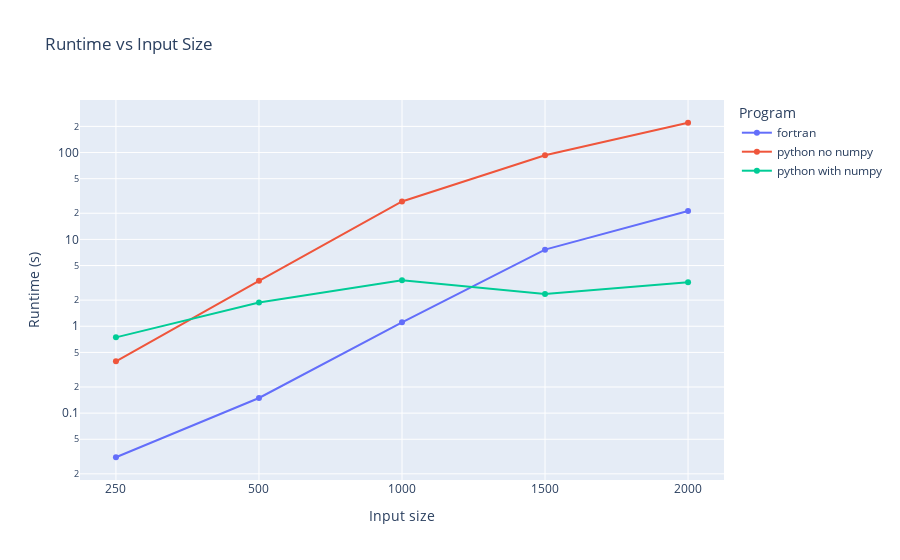

Notebook code cell kept with this figure:
### Code cell
plot_runtimes(results).show()

### Figure 1 — Plotly figure (JSON) as saved in the notebook; plotly's stock layout.template omitted (floating-point values rounded to 4 significant figures)
{"data": [{"mode": "lines+markers", "name": "fortran", "type": "scatter", "x": [250, 500, 1000, 1500, 2000], "y": [0.03105, 0.1494, 1.111, 7.619, 21.2]}, {"mode": "lines+markers", "name": "python no numpy", "type": "scatter", "x": [250, 500, 1000, 1500, 2000], "y": [0.3943, 3.337, 27.36, 92.99, 220.2]}, {"mode": "lines+markers", "name": "python with numpy", "type": "scatter", "x": [250, 500, 1000, 1500, 2000], "y": [0.7449, 1.875, 3.386, 2.358, 3.219]}], "layout": {"autosize": true, "legend": {"title": {"text": "Program"}}, "title": {"text": "Runtime vs Input Size"}, "xaxis": {"autorange": true, "range": [-0.2349, 4.235], "title": {"text": "Input size"}, "type": "category"}, "yaxis": {"autorange": true, "range": [-1.806, 2.641], "scaleanchor": "x", "scaleratio": 100, "title": {"text": "Runtime (s)"}, "type": "log"}}}
